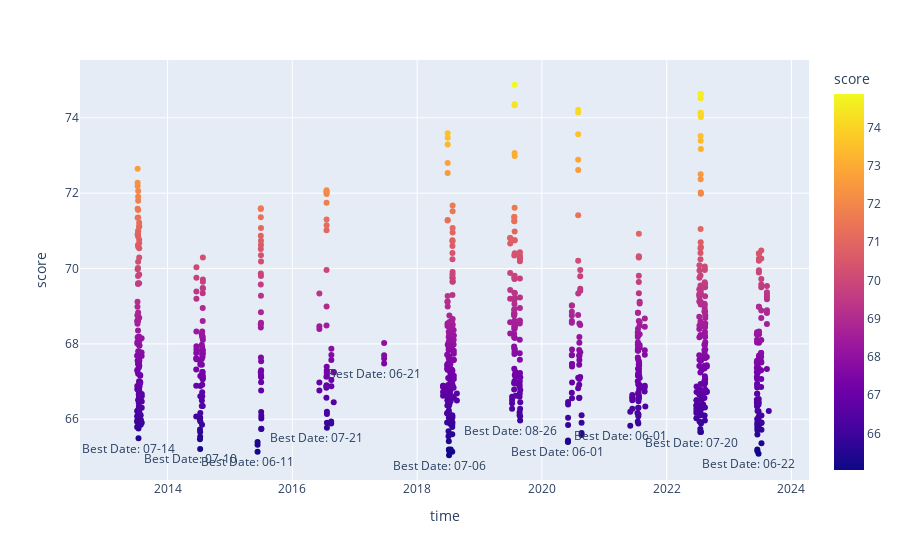

The notebook cell this image was saved under:
### Code cell
fig = px.scatter(score_range_data,
             x = 'time',
             y = 'score',
             color= 'score')

# Add annotations for the best date of each year
for year in score_range_data['time'].dt.year.unique():
    best_day = score_range_data[score_range_data['time'].dt.year == year].iloc[0]
    fig.add_annotation(x=best_day['time'], y=best_day['score'],
                       text=f"Best Date: {best_day['time'].strftime('%m-%d')}",
                       showarrow=False,
                       arrowhead=1,
                       xshift=-10, yshift=-10)

fig.show()

### Figure 1 — Plotly figure (JSON) as saved in the notebook; plotly's stock layout.template omitted (floating-point values rounded to 4 significant figures; data arrays with more than 128 entries replaced by an {"elided": "..."} marker saying what was removed)
{"data": [{"hovertemplate": "time=%{x}<br>score=%{marker.color}<extra></extra>", "legendgroup": "", "marker": {"color": {"elided": "868 float values"}, "coloraxis": "coloraxis", "symbol": "circle"}, "mode": "markers", "name": "", "orientation": "v", "showlegend": false, "type": "scatter", "x": {"elided": "868 str values"}, "xaxis": "x", "y": {"elided": "868 float values"}, "yaxis": "y"}], "layout": {"annotations": [{"arrowhead": 1, "showarrow": false, "text": "Best Date: 07-06", "x": "2018-07-06T16:00:00", "xshift": -10, "y": 65.04, "yshift": -10}, {"arrowhead": 1, "showarrow": false, "text": "Best Date: 06-22", "x": "2023-06-22T14:00:00", "xshift": -10, "y": 65.09, "yshift": -10}, {"arrowhead": 1, "showarrow": false, "text": "Best Date: 06-11", "x": "2015-06-11T16:00:00", "xshift": -10, "y": 65.14, "yshift": -10}, {"arrowhead": 1, "showarrow": false, "text": "Best Date: 07-10", "x": "2014-07-10T14:00:00", "xshift": -10, "y": 65.21, "yshift": -10}, {"arrowhead": 1, "showarrow": false, "text": "Best Date: 06-01", "x": "2020-06-01T13:00:00", "xshift": -10, "y": 65.4, "yshift": -10}, {"arrowhead": 1, "showarrow": false, "text": "Best Date: 07-14", "x": "2013-07-14T15:00:00", "xshift": -10, "y": 65.49, "yshift": -10}, {"arrowhead": 1, "showarrow": false, "text": "Best Date: 07-20", "x": "2022-07-20T18:00:00", "xshift": -10, "y": 65.66, "yshift": -10}, {"arrowhead": 1, "showarrow": false, "text": "Best Date: 07-21", "x": "2016-07-21T15:00:00", "xshift": -10, "y": 65.77, "yshift": -10}, {"arrowhead": 1, "showarrow": false, "text": "Best Date: 06-01", "x": "2021-06-01T13:00:00", "xshift": -10, "y": 65.83, "yshift": -10}, {"arrowhead": 1, "showarrow": false, "text": "Best Date: 08-26", "x": "2019-08-26T17:00:00", "xshift": -10, "y": 65.97, "yshift": -10}, {"arrowhead": 1, "showarrow": false, "text": "Best Date: 06-21", "x": "2017-06-21T14:00:00", "xshift": -10, "y": 67.48, "yshift": -10}], "coloraxis": {"colorbar": {"title": {"text": "score"}}, "colorscale": [[0, "#0d0887"], [0.1111, "#46039f"], [0.2222, "#7201a8"], [0.3333, "#9c179e"], [0.4444, "#bd3786"], [0.5556, "#d8576b"], [0.6667, "#ed7953"], [0.7778, "#fb9f3a"], [0.8889, "#fdca26"], [1, "#f0f921"]]}, "legend": {"tracegroupgap": 0}, "margin": {"t": 60}, "xaxis": {"anchor": "y", "domain": [0, 1], "title": {"text": "time"}}, "yaxis": {"anchor": "x", "domain": [0, 1], "title": {"text": "score"}}}}
